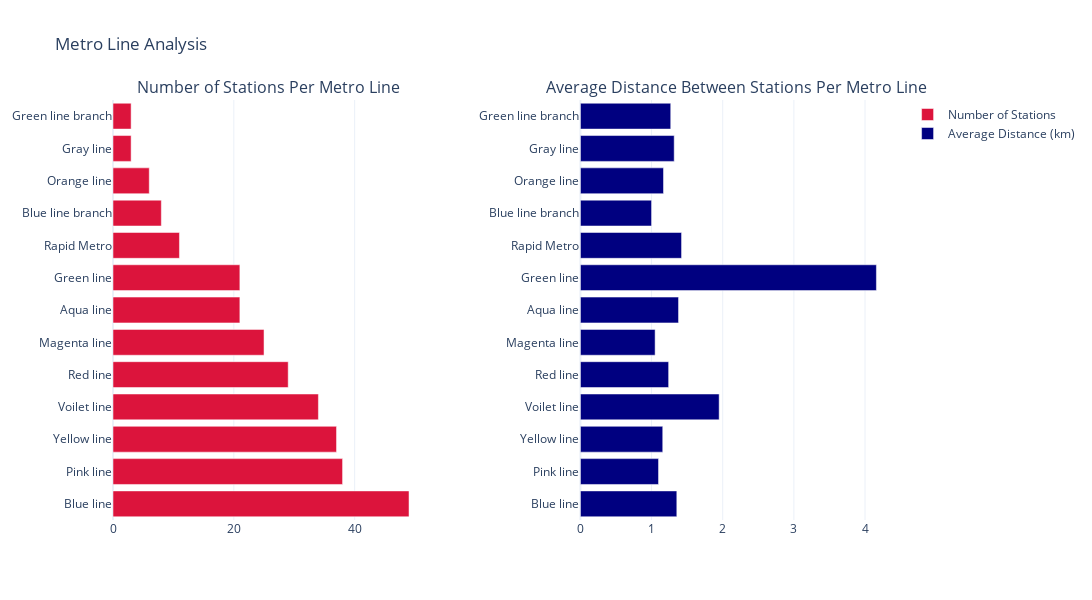

Notebook source saved alongside this figure:
### Code cell
fig1 = make_subplots(rows=1, cols=2, subplot_titles=('Number of Stations Per Metro Line',
                                                    'Average Distance Between Stations Per Metro Line'),
                    horizontal_spacing=0.2)

fig1.add_trace(
    go.Bar(y=line_analysis['Line'], x=line_analysis['Number of Stations'],
           orientation='h', name='Number of Stations', marker_color='crimson'),
    row=1, col=1
)

fig1.add_trace(
    go.Bar(y=line_analysis['Line'], x=line_analysis['Average Distance Between Stations (km)'],
           orientation='h', name='Average Distance (km)', marker_color='navy'),
    row=1, col=2
)

fig1.update_layout(height=600, width=1200, title_text="Metro Line Analysis", template="plotly_white")

fig1.show()

### Figure 1 — Plotly figure (JSON) as saved in the notebook; plotly's stock layout.template omitted (floating-point values rounded to 4 significant figures)
{"data": [{"marker": {"color": "crimson"}, "name": "Number of Stations", "orientation": "h", "type": "bar", "x": [49, 38, 37, 34, 29, 25, 21, 21, 11, 8, 6, 3, 3], "xaxis": "x", "y": ["Blue line", "Pink line", "Yellow line", "Voilet line", "Red line", "Magenta line", "Aqua line", "Green line", "Rapid Metro", "Blue line branch", "Orange line", "Gray line", "Green line branch"], "yaxis": "y"}, {"marker": {"color": "navy"}, "name": "Average Distance (km)", "orientation": "h", "type": "bar", "x": [1.355, 1.098, 1.157, 1.95, 1.24, 1.05, 1.379, 4.16, 1.422, 1, 1.168, 1.318, 1.269], "xaxis": "x2", "y": ["Blue line", "Pink line", "Yellow line", "Voilet line", "Red line", "Magenta line", "Aqua line", "Green line", "Rapid Metro", "Blue line branch", "Orange line", "Gray line", "Green line branch"], "yaxis": "y2"}], "layout": {"annotations": [{"font": {"size": 16}, "showarrow": false, "text": "Number of Stations Per Metro Line", "x": 0.2, "xanchor": "center", "xref": "paper", "y": 1, "yanchor": "bottom", "yref": "paper"}, {"font": {"size": 16}, "showarrow": false, "text": "Average Distance Between Stations Per Metro Line", "x": 0.8, "xanchor": "center", "xref": "paper", "y": 1, "yanchor": "bottom", "yref": "paper"}], "height": 600, "title": {"text": "Metro Line Analysis"}, "width": 1200, "xaxis": {"anchor": "y", "domain": [0, 0.4]}, "xaxis2": {"anchor": "y2", "domain": [0.6, 1]}, "yaxis": {"anchor": "x", "domain": [0, 1]}, "yaxis2": {"anchor": "x2", "domain": [0, 1]}}}
